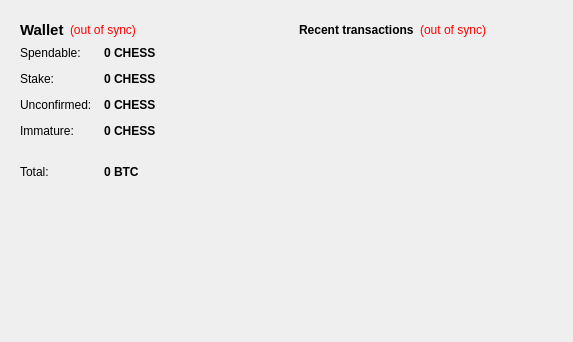
<?xml version="1.0" encoding="UTF-8"?>
<ui version="4.0">
 <class>OverviewPage</class>
 <widget class="QWidget" name="OverviewPage">
  <property name="geometry">
   <rect>
    <x>0</x>
    <y>0</y>
    <width>573</width>
    <height>342</height>
   </rect>
  </property>
  <property name="windowTitle">
   <string>Form</string>
  </property>
  <property name="windowOpacity">
   <double>0.500000000000000</double>
  </property>
  <property name="styleSheet">
   <string notr="true"/>
  </property>
  <layout class="QHBoxLayout" name="horizontalLayout" stretch="1,1">
   <item>
    <layout class="QVBoxLayout" name="verticalLayout_2">
     <item>
      <widget class="QFrame" name="frame">
       <property name="styleSheet">
        <string notr="true">background-color:transparent;</string>
       </property>
       <property name="frameShape">
        <enum>QFrame::NoFrame</enum>
       </property>
       <property name="frameShadow">
        <enum>QFrame::Raised</enum>
       </property>
       <layout class="QVBoxLayout" name="verticalLayout_4">
        <item>
         <layout class="QHBoxLayout" name="horizontalLayout_4">
          <item>
           <widget class="QLabel" name="label_5">
            <property name="font">
             <font>
              <pointsize>11</pointsize>
              <weight>75</weight>
              <bold>true</bold>
             </font>
            </property>
            <property name="text">
             <string>Wallet</string>
            </property>
           </widget>
          </item>
          <item>
           <widget class="QLabel" name="labelWalletStatus">
            <property name="toolTip">
             <string>The displayed information may be out of date. Your wallet automatically synchronizes with the ChessCoin 0.32% network after a connection is established, but this process has not completed yet.</string>
            </property>
            <property name="styleSheet">
             <string notr="true">QLabel { color: red; }</string>
            </property>
            <property name="text">
             <string notr="true">(out of sync)</string>
            </property>
            <property name="alignment">
             <set>Qt::AlignLeading|Qt::AlignLeft|Qt::AlignVCenter</set>
            </property>
           </widget>
          </item>
          <item>
           <spacer name="horizontalSpacer_2">
            <property name="orientation">
             <enum>Qt::Horizontal</enum>
            </property>
            <property name="sizeHint" stdset="0">
             <size>
              <width>40</width>
              <height>20</height>
             </size>
            </property>
           </spacer>
          </item>
         </layout>
        </item>
        <item>
         <layout class="QFormLayout" name="formLayout_2">
          <property name="fieldGrowthPolicy">
           <enum>QFormLayout::AllNonFixedFieldsGrow</enum>
          </property>
          <property name="horizontalSpacing">
           <number>12</number>
          </property>
          <property name="verticalSpacing">
           <number>12</number>
          </property>
          <item row="0" column="0">
           <widget class="QLabel" name="label">
            <property name="text">
             <string>Spendable:</string>
            </property>
           </widget>
          </item>
          <item row="0" column="1">
           <widget class="QLabel" name="labelBalance">
            <property name="font">
             <font>
              <weight>75</weight>
              <bold>true</bold>
             </font>
            </property>
            <property name="cursor">
             <cursorShape>IBeamCursor</cursorShape>
            </property>
            <property name="toolTip">
             <string>Your current spendable balance</string>
            </property>
            <property name="text">
             <string notr="true">0 CHESS</string>
            </property>
            <property name="textInteractionFlags">
             <set>Qt::LinksAccessibleByMouse|Qt::TextSelectableByKeyboard|Qt::TextSelectableByMouse</set>
            </property>
           </widget>
          </item>
          <item row="1" column="0">
           <widget class="QLabel" name="label_6">
            <property name="text">
             <string>Stake:</string>
            </property>
           </widget>
          </item>
          <item row="1" column="1">
           <widget class="QLabel" name="labelStake">
            <property name="font">
             <font>
              <weight>75</weight>
              <bold>true</bold>
             </font>
            </property>
            <property name="cursor">
             <cursorShape>IBeamCursor</cursorShape>
            </property>
            <property name="toolTip">
             <string>Total of coins that was staked, and do not yet count toward the current balance</string>
            </property>
            <property name="text">
             <string notr="true">0 CHESS</string>
            </property>
            <property name="textInteractionFlags">
             <set>Qt::LinksAccessibleByMouse|Qt::TextSelectableByKeyboard|Qt::TextSelectableByMouse</set>
            </property>
           </widget>
          </item>
          <item row="2" column="0">
           <widget class="QLabel" name="label_3">
            <property name="text">
             <string>Unconfirmed:</string>
            </property>
           </widget>
          </item>
          <item row="2" column="1">
           <widget class="QLabel" name="labelUnconfirmed">
            <property name="font">
             <font>
              <weight>75</weight>
              <bold>true</bold>
             </font>
            </property>
            <property name="cursor">
             <cursorShape>IBeamCursor</cursorShape>
            </property>
            <property name="toolTip">
             <string>Total of transactions that have yet to be confirmed, and do not yet count toward the current balance</string>
            </property>
            <property name="text">
             <string notr="true">0 CHESS</string>
            </property>
            <property name="textInteractionFlags">
             <set>Qt::LinksAccessibleByMouse|Qt::TextSelectableByKeyboard|Qt::TextSelectableByMouse</set>
            </property>
           </widget>
          </item>
          <item row="3" column="0">
           <widget class="QLabel" name="labelImmatureText">
            <property name="text">
             <string>Immature:</string>
            </property>
           </widget>
          </item>
          <item row="3" column="1">
           <widget class="QLabel" name="labelImmature">
            <property name="font">
             <font>
              <weight>75</weight>
              <bold>true</bold>
             </font>
            </property>
            <property name="toolTip">
             <string>Mined balance that has not yet matured</string>
            </property>
            <property name="text">
             <string notr="true">0 CHESS</string>
            </property>
            <property name="textInteractionFlags">
             <set>Qt::LinksAccessibleByMouse|Qt::TextSelectableByKeyboard|Qt::TextSelectableByMouse</set>
            </property>
           </widget>
          </item>
          <item row="4" column="0" colspan="2">
           <widget class="Line" name="line">
            <property name="orientation">
             <enum>Qt::Horizontal</enum>
            </property>
           </widget>
          </item>
          <item row="5" column="0">
           <widget class="QLabel" name="labelTotalText">
            <property name="text">
             <string>Total:</string>
            </property>
           </widget>
          </item>
          <item row="5" column="1">
           <widget class="QLabel" name="labelTotal">
            <property name="font">
             <font>
              <weight>75</weight>
              <bold>true</bold>
             </font>
            </property>
            <property name="cursor">
             <cursorShape>IBeamCursor</cursorShape>
            </property>
            <property name="toolTip">
             <string>Your current total balance</string>
            </property>
            <property name="text">
             <string notr="true">0 BTC</string>
            </property>
            <property name="textInteractionFlags">
             <set>Qt::LinksAccessibleByMouse|Qt::TextSelectableByKeyboard|Qt::TextSelectableByMouse</set>
            </property>
           </widget>
          </item>
         </layout>
        </item>
       </layout>
      </widget>
     </item>
     <item>
      <spacer name="verticalSpacer">
       <property name="orientation">
        <enum>Qt::Vertical</enum>
       </property>
       <property name="sizeHint" stdset="0">
        <size>
         <width>20</width>
         <height>40</height>
        </size>
       </property>
      </spacer>
     </item>
    </layout>
   </item>
   <item>
    <layout class="QVBoxLayout" name="verticalLayout_3">
     <item>
      <widget class="QFrame" name="frame_2">
       <property name="styleSheet">
        <string notr="true">background-color:transparent;</string>
       </property>
       <property name="frameShape">
        <enum>QFrame::NoFrame</enum>
       </property>
       <property name="frameShadow">
        <enum>QFrame::Raised</enum>
       </property>
       <layout class="QVBoxLayout" name="verticalLayout">
        <item>
         <layout class="QHBoxLayout" name="horizontalLayout_2">
          <item>
           <widget class="QLabel" name="label_4">
            <property name="text">
             <string>&lt;b&gt;Recent transactions&lt;/b&gt;</string>
            </property>
           </widget>
          </item>
          <item>
           <widget class="QLabel" name="labelTransactionsStatus">
            <property name="toolTip">
             <string>The displayed information may be out of date. Your wallet automatically synchronizes with the ChessCoin 0.32% network after a connection is established, but this process has not completed yet.</string>
            </property>
            <property name="styleSheet">
             <string notr="true">QLabel { color: red; }</string>
            </property>
            <property name="text">
             <string notr="true">(out of sync)</string>
            </property>
            <property name="alignment">
             <set>Qt::AlignRight|Qt::AlignTrailing|Qt::AlignVCenter</set>
            </property>
           </widget>
          </item>
          <item>
           <spacer name="horizontalSpacer">
            <property name="orientation">
             <enum>Qt::Horizontal</enum>
            </property>
            <property name="sizeHint" stdset="0">
             <size>
              <width>40</width>
              <height>20</height>
             </size>
            </property>
           </spacer>
          </item>
         </layout>
        </item>
        <item>
         <widget class="QListView" name="listTransactions">
          <property name="styleSheet">
           <string notr="true">QListView { background: transparent; }</string>
          </property>
          <property name="frameShape">
           <enum>QFrame::NoFrame</enum>
          </property>
          <property name="verticalScrollBarPolicy">
           <enum>Qt::ScrollBarAlwaysOff</enum>
          </property>
          <property name="horizontalScrollBarPolicy">
           <enum>Qt::ScrollBarAlwaysOff</enum>
          </property>
          <property name="selectionMode">
           <enum>QAbstractItemView::NoSelection</enum>
          </property>
         </widget>
        </item>
       </layout>
      </widget>
     </item>
     <item>
      <spacer name="verticalSpacer_2">
       <property name="orientation">
        <enum>Qt::Vertical</enum>
       </property>
       <property name="sizeHint" stdset="0">
        <size>
         <width>20</width>
         <height>40</height>
        </size>
       </property>
      </spacer>
     </item>
    </layout>
   </item>
  </layout>
 </widget>
 <resources/>
 <connections/>
</ui>
